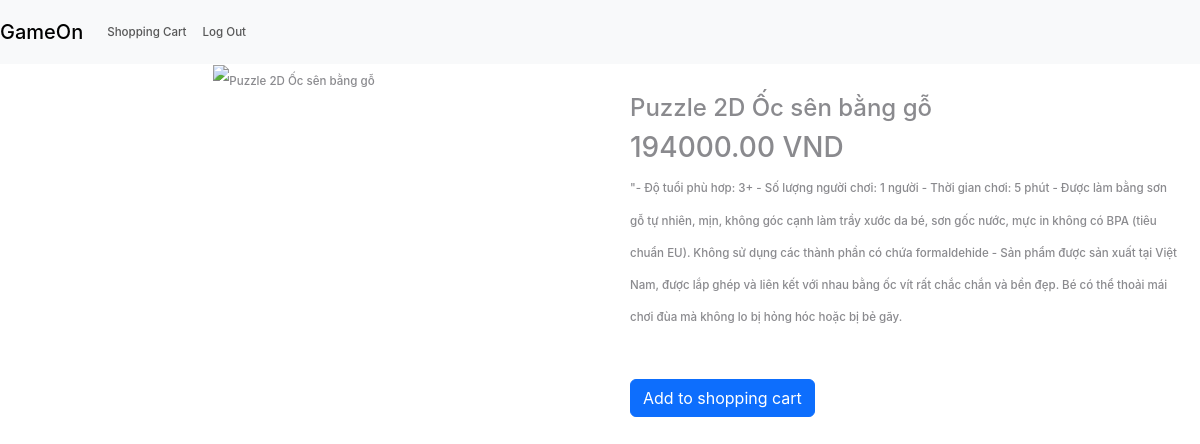
Page /item/3 (signed in) on the committed database.
### commerce/models.py (models this page shows, shortened)
class Item(models.Model):
    name = models.CharField(max_length=200)
    description = models.TextField(max_length=600)
    price = models.DecimalField(decimal_places=2, max_digits=10)
    category = models.ManyToManyField(Category, related_name="listings")
    available = models.BooleanField()
    stock = models.IntegerField(validators=[MinValueValidator(0), MaxValueValidator(200)])
    image_URL = models.URLField(_("Image URL(Optinonal)"),blank=True, max_length=200)
    shoppers = models.ManyToManyField(User, blank=True, related_name="shopping_cart")

### commerce/views.py (the view)
# urls.py: path("item/<int:item_id>", views.view_item, name="view_item"),
@login_required
def view_item(request, item_id):
    try:
        item = Item.objects.get(id=item_id)
        shopping_cart = request.user.shopping_cart.all()
    except Item.DoesNotExist:
        return HttpResponse("Item not found")
    return render(request, "commerce/view_item.html", {
        "item": item,
        "shopping_cart": shopping_cart,
    })

### commerce/templates/commerce/view_item.html (shortened to what this page needs)
{% extends 'commerce/layout.html' %}
{% block body %}
    <div class="row">
        <div class="col-6" id="item_image">
            <img src="{{item.image_URL}}" alt="{{item.name}}" style="max-width: 400px; max-height: 500px;">
        </div>
        <div class="col-6" id="item_content">
            <h4>{{item.name}}</h4>
            <h3>{{item.price}} VND</h3>
            <p class="item_description">{{item.description}}</p>
            {% if item not in shopping_cart %}
            <form action="{% url 'add_item' item.id %}", method="POST">
                <input type="submit" class="btn btn-primary" style="margin-right: 20px; margin-top:30px;" value="Add to shopping cart">
            </form>
            {% else %}
            <form action="{% url 'remove_item' item.id %}", method="POST">
                {% csrf_token %}
                <input type="submit" class="btn btn-danger"  style="margin-right: 20px; margin-top:30px;" value="Remove from shopping cart">
            </form>
            {% endif%}
        </div>
    </div>
{% endblock body %}

### commerce/static/commerce/styles.css (style rules this page uses)
#item_image { text-align: center; }
#item_content { padding: 30px; }
body { color: rgba(60, 60, 67, 0.60); font-size: 11.55px; font-family: SF Pro Display; font-weight: 500; line-height: 32.08px; word-wrap: break-word }

### rows in the picture
Item: name "Puzzle 2D Ốc sên bằng gỗ", price "194000.00", description "\"- Độ tuổi phù hơp: 3+ - Số lượng người chơi: 1 người - Thời gian chơi: 5 phút - Được làm bằng sơn gỗ tự nhiên, mịn, không góc cạnh làm trầy xước da bé, sơn gốc nước, mực in không có BPA (tiêu chuẩn EU). Không sử dụng các thành phần có chứa formaldehide - Sản phẩm được sản xuất tại Việt Nam, được lắp ghép và liên kết với nhau bằng ốc vít rất chắc chắn và bền đẹp. Bé có thể thoải mái chơi đùa mà không lo bị hỏng hóc hoặc bị bẻ gãy."
